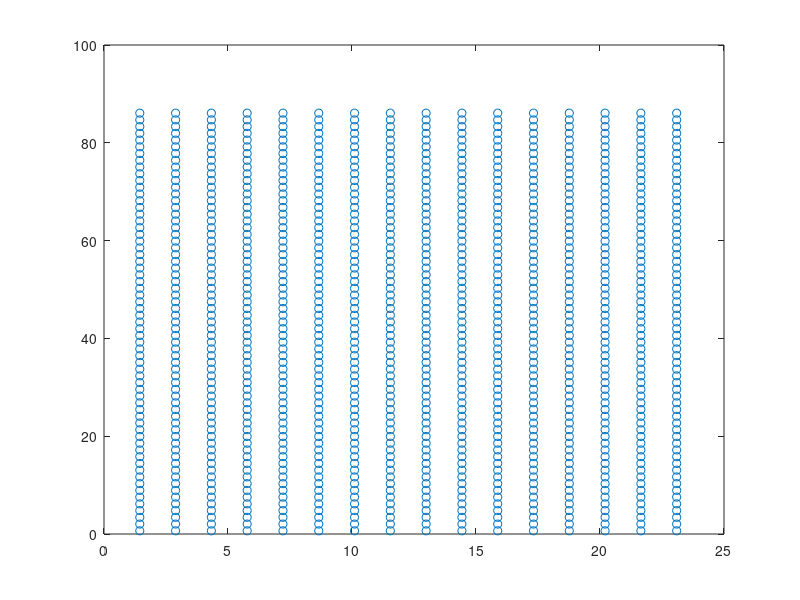

This figure's MATLAB source:
clc
close all


mg = 0.0024892;
kt = 0.0041419464;
a = 0.656;
N = 63;
y1 = (a:2.1*a:2.1*a*N)';
x1 = 0*y1;

x = [];
y = [];
num_lines=16;
for k = 1:num_lines
x = [x;x1+2.2*a*k];
y = [y;y1];
end
z = a+(kt/mg)+0*x;

disp(['use Lp = ' num2str(max(y)+a) ' as the periodic distance in y'])

plot(x,y,'o')

configs_file = ['./' num2str(num_lines) '_lines.clones'];
dlmwrite(configs_file,length(x),'delimiter','\t','precision',5)
dlmwrite(configs_file,[x y z 0*z+1 0*z 0*z 0*z],'-append','delimiter','\t','precision',12)